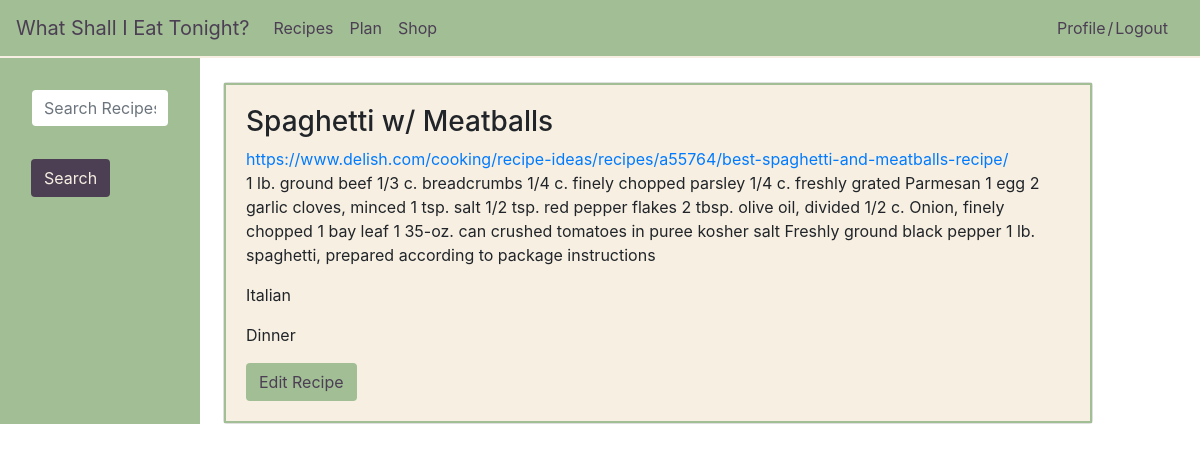
/recipes/recipe/2/, run on the app's committed database.
### recipes/models.py (models this page shows, shortened)
class Recipe(models.Model):
    user = models.ForeignKey(User, on_delete=models.CASCADE)
    title = models.CharField(max_length = 200)
    url = models.URLField(max_length=200, blank=False, default='')
    cal_date = models.DateField(null=True)
    tag = models.CharField(max_length = 100, blank=True, null=True)
    ingredients = models.TextField()
    BREAKFAST = 'Breakfast'
    BRUNCH = 'Brunch'
    LUNCH = 'Lunch'
    DINNER = 'Dinner'
    SIDES = 'Sides'
    SNACKS = 'Snacks'
    DRINKS = 'Drinks'
    COURSE_CHOICES = (
        (BREAKFAST, 'Breakfast'),
        (BRUNCH, 'Brunch'),
        (LUNCH, 'Lunch'),
        (DINNER, 'Dinner'),
        (SIDES, 'Sides'),
        (SNACKS, 'Snacks'),
        (DRINKS, 'Drinks'),
        (None, 'None')
    )
    course = models.CharField(
        max_length = 100,
        choices = COURSE_CHOICES,
        null = True,
        default = None,
    )

### recipes/views.py (the view)
# urls.py: path('recipe/<int:pk>/', views.RecipeDetailView.as_view(), name='detail'),
class RecipeDetailView(generic.DetailView):
    model = Recipe
    template_name = 'recipes/detail.html'

### recipes/templates/recipes/detail.html
{% extends 'recipes_base.html' %}
{% block body %}
<div class="card">
  <div class="card-body">
    <h3 class="">{{ recipe.title }}</h3>
    <a href="{{ recipe.url }}">{{recipe.url}}</a>
    <p>{{ recipe.ingredients }}</p>
    <p>{{ recipe.tag }}</p>
    <p>{{ recipe.course }}</p>
    <a href="{% url 'recipes:update' recipe.id %}" class="btn add-recipe">Edit Recipe</a>
  </div>
</div>
{% endblock %}

### recipes/static/recipes/main.css (style rules this page uses)
html, body { box-sizing: border-box; }
.card-body { border: 2px solid #A1BE95; background-color: #F7EFE2; }
.add-recipe { background-color: #A1BE95; color: #4C3F54; }

### data on the page
Recipe: title "Spaghetti w/ Meatballs", url "https://www.delish.com/cooking/recipe-ideas/recipes/a55764/best-spaghetti-and-meatballs-recipe/", ingredients "1 lb. ground beef 1/3 c. breadcrumbs 1/4 c. finely chopped parsley 1/4 c. freshly grated Parmesan 1 egg 2 garlic cloves, minced 1 tsp. salt 1/2 tsp. red pepper flakes 2 tbsp. olive oil, divided 1/2 c. Onion, finely chopped 1 bay leaf 1 35-oz. can crushed tomatoes in puree kosher salt Freshly ground black pepper 1 lb. spaghetti, prepared according to package instructions", tag "Italian", course "Dinner"
